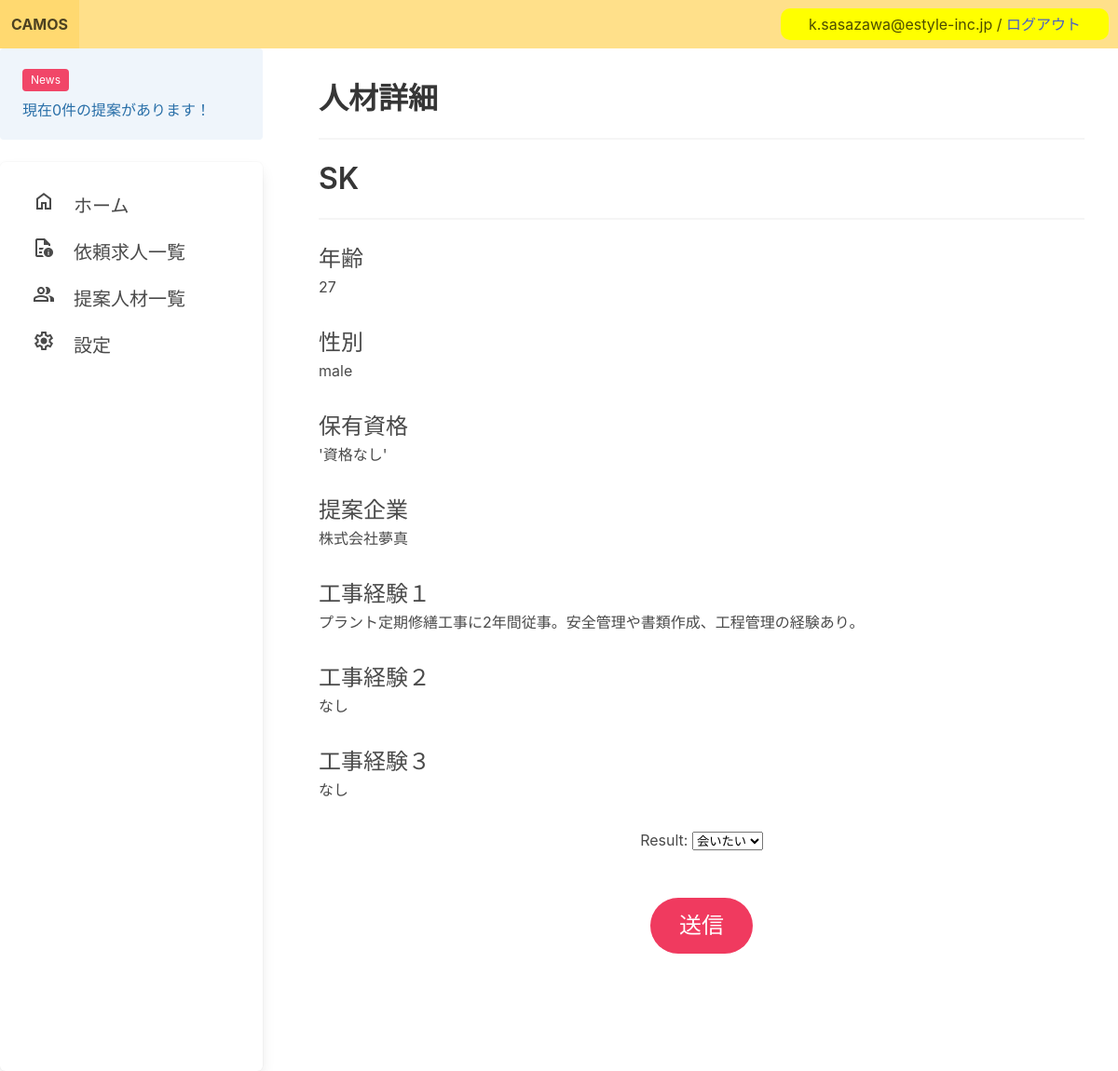
Screenshot of /camos_app/client_worker_detail/8 (signed in) with the database file from the repository.
### camos_app/models.py (models this page shows)
class Users(AbstractBaseUser, PermissionsMixin):
    username = models.CharField(max_length=255)
    email = models.EmailField(max_length=255, unique=True)
    company_name = models.CharField(max_length=255, unique=True)
    user_type = models.CharField(max_length=10)
    site_name = models.CharField(max_length=255, null=True)
    capital = models.IntegerField(null=True)
    website = models.URLField(null=True)
    permit_license = models.FileField(null=True, upload_to='camos_app/')
    is_active = models.BooleanField(default=True)
    is_staff = models.BooleanField(default=False)
    USERNAME_FIELD = 'email'
    REQUIRED_FIELDS = ['username']
    objects = UserManager()
    class Meta:
        db_table = 'users'
    def __str__(self):
        return self.email

class Person(models.Model):
    name = models.CharField(max_length=255)
    age = models.IntegerField()
    sex = models.CharField(max_length=255)
    qualification = models.CharField(max_length=255)
    experience = models.BooleanField(default=False, null=True)
    construction1 = models.CharField(max_length=255)
    construction2 = models.CharField(max_length=255)
    construction3 = models.CharField(max_length=255)
    create_user = models.CharField(max_length=255)
    create_user_company = models.CharField(max_length=255)
    result = models.CharField(max_length=255, null=True)
    job = models.ForeignKey(Post, on_delete=models.CASCADE,)

### camos_app/views.py (the view)
# urls.py: path('client_worker_detail/<int:id>', views.client_worker_detail, name='client_worker_detail'),
@login_required
def client_worker_detail(request, id):
    people_all = Person.objects.all()
    person_cnt = 0
    for person in people_all:
        if person.job.create_user == request.user:
            person_cnt += 1
    person = Person.objects.get(id=id)
    if request.method == "POST":
        form = forms.ResultForm(request.POST)
        if form.is_valid():
            person.result = form.cleaned_data['result']
            person.save()
            return redirect('camos_app:client_home')
    else:
        form = forms.ResultForm()
    return render(request, "camos_app/client_worker_detail.html", context = {
        "form": form,
        "person": person,
        "person_cnt": person_cnt,
    })
    person = Person.objects.get(id=id)
    return render(request, "camos_app/client_worker_detail.html", {"person": person})

### camos_app/forms.py
class ResultForm(forms.Form):
    result = forms.fields.ChoiceField(
        choices = (
            ("offer", "会いたい"),
            ("reject", "お見送り"),
        ),
        initial="選択してください",
        required=True,
        widget=forms.widgets.Select()
    )

### templates/camos_app/client_worker_detail.html (shortened to what this page needs)
{% extends "camos_app/client_base.html" %}
{% block content %}
{% load widget_tweaks %}
<h1 class="title">人材詳細</h1>
<hr />
<h2 class="title">{{person.name}}</h2>
<hr />
<div style="margin-bottom: 30px;">
    <p class="is-size-4">年齢</p>
    <p>{{person.age}}</p>
</div>
<div style="margin-bottom: 30px;">
    <p class="is-size-4">性別</p>
    <p>{{person.sex}}</p>
</div>
<div style="margin-bottom: 30px;">
    <p class="is-size-4">保有資格</p>
    <p id="qualification">{{person.qualification}}</p>
</div>
<div style="margin-bottom: 30px;">
    <p class="is-size-4">提案企業</p>
    <p>{{person.create_user_company}}</p>
</div>
<div style="margin-bottom: 30px;">
    <p class="is-size-4">工事経験１</p>
    <p>{{person.construction1}}</p>
</div>
<div style="margin-bottom: 30px;">
    <p class="is-size-4">工事経験２</p>
    <p>{{person.construction2}}</p>
</div>
<div style="margin-bottom: 30px;">
    <p class="is-size-4">工事経験３</p>
    <p>{{person.construction3}}</p>
</div>
<div class="has-text-centered">
    <form method="post">
        {{ form.as_p }}
        <button class="button is-danger is-rounded is-large is-hovered" style="margin: 50px;">送信</button>
    </form>
</div>
{% endblock %}

### templates/camos_app/client_base.html (shortened to what this page needs)
<!DOCTYPE html>
<html lang="ja">
<head>
    <link rel="stylesheet" href="https://cdn.jsdelivr.net/npm/bulma@0.9.4/css/bulma.min.css">
</head>
<body>
    <nav class="navbar is-warning" style="display: flex; justify-content:space-between; align-items: center;">
            <div class="navbar-brand">
            <a id="back" href="{% url 'camos_app:client_home' %}" class="navbar-item">
                <strong>CAMOS</strong>
            </a>
            </div>
            <div style="margin-right: 10px; padding: 5px 30px; background-color: yellow; border-radius: 10px;">
                {% if request.user.is_authenticated %}
                <div>{{request.user}} / <a href="{% url 'camos_app:user_logout' %}">ログアウト</a></div>
                {% else %}
                <a href="{% url 'client_login' %}">ログイン</a>
                {% endif %}
            </div>
    </nav>
    <div class="columns">
        <div class="submenu column is-3" style="height: 1000px;">
            <aside class="notification is-info is-light">
            <div class="mb-2">
                <span class="tag is-danger">News</span>
            </div>
            <div>
                現在{{person_cnt}}件の提案があります！
            </div>
            </aside>
            <aside class="box menu" style="height: 100%;">
            <ul class="menu-list">
                <li class="is-size-5"><a href="{% url 'camos_app:client_home' %}"><span class="material-symbols-outlined">home</span>　ホーム</a></li>
                <li class="is-size-5"><a href="{% url 'camos_app:client_job_list' %}"><span class="material-symbols-outlined">quick_reference</span>　依頼求人一覧</a></li>
                <li class="is-size-5"><a href="{% url 'camos_app:client_worker_list' %}"><span class="material-symbols-outlined">group</span>　提案人材一覧</a></li>
                <li class="is-size-5"><a href="{% url 'camos_app:client_settings' %}"><span class="material-symbols-outlined">settings</span>　設定</a></li>
            </ul>
            </aside>
        </div>
        <section class="section column">
            <div>{% block content %} {% endblock %}</div>
        </section>
    </div>
</body>
</html>

### rows the page displays
Users: user "k.sasazawa@estyle-inc.jp"
Person: name "SK", age "27", sex "male", qualification "'資格なし'", create_user_company "株式会社夢真", construction1 "プラント定期修繕工事に2年間従事。安全管理や書類作成、工程管理の経験あり。", construction2 "なし", construction3 "なし"

### other values shown
{{ person_cnt }} "0"
